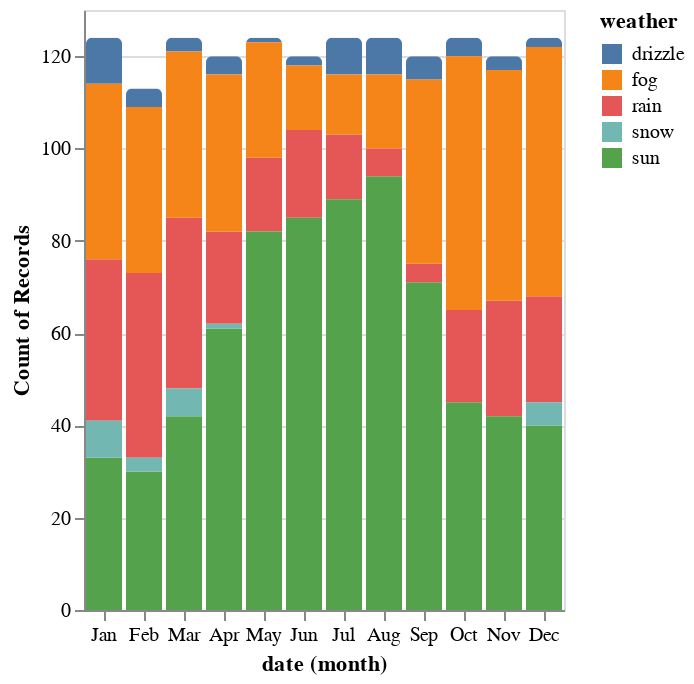

The cell this chart's notebook holds for it:
### Code cell
import altair as alt
from vega_datasets import data

source = data.seattle_weather()

# color_scale = alt.Scale(
#     domain=[
#         "Strongly disagree",
#         "Disagree",
#         "Neither agree nor disagree",
#         "Agree",
#         "Strongly agree"
#     ],
#     range=["#c30d24", "#f3a583", "#cccccc", "#94c6da", "#1770ab"]
# )



color_scale = alt.Scale(
    domain=[
        "Strongly disagree",
        "Disagree",
        "Neither agree nor disagree",
        "Agree",
        "Strongly agree"
    ],
    range=["#c30d24", "#f3a583", "#cccccc", "#94c6da", "#1770ab"]
)



alt.Chart(source).mark_bar(
    cornerRadiusTopLeft=3,
    cornerRadiusTopRight=3
).encode(
    x='month(date):O',
    y='count():Q',
    color='weather:N'
#     color = alt.Color(
#             scale=color_scale
#     )
#     color=alt.Color(
#         'type:N',
#         legend=alt.Legend( title='Response'),
#         scale=color_scale,
#     )
)

### Figure 1 — Vega-Lite specification as saved in the notebook (floating-point values rounded to 4 significant figures; data arrays with more than 128 entries replaced by an {"elided": "..."} marker saying what was removed)
{"config": {"view": {"continuousWidth": 400, "continuousHeight": 300}}, "data": {"name": "data-830c39fec90146253fb06a06c26374ef"}, "mark": {"type": "bar", "cornerRadiusTopLeft": 3, "cornerRadiusTopRight": 3}, "encoding": {"color": {"field": "weather", "type": "nominal"}, "x": {"field": "date", "timeUnit": "month", "type": "ordinal"}, "y": {"aggregate": "count", "type": "quantitative"}}, "$schema": "https://vega.github.io/schema/vega-lite/v4.17.0.json", "datasets": {"data-830c39fec90146253fb06a06c26374ef": {"elided": "1461 records"}}}
